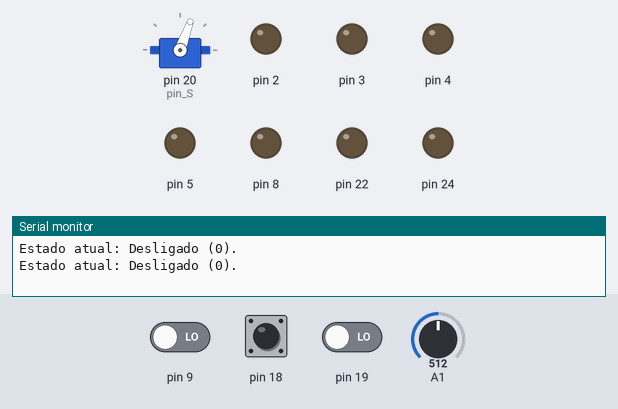
The sketch below on a simulated Arduino Mega 2560, built with avr-gcc and run on an emulated ATmega2560. On the bench: servo, output pins drawn as LEDs (lit = HIGH), the last lines printed to the serial monitor. The inputs (shaded band) are chosen by the test bench; at power-on: pin 18 LOW, A1 = 512, pin 9 LOW, pin 19 LOW.

Above: at 1.2 s.
1.3 s: pin 18 driven HIGH
At 3.6 s:
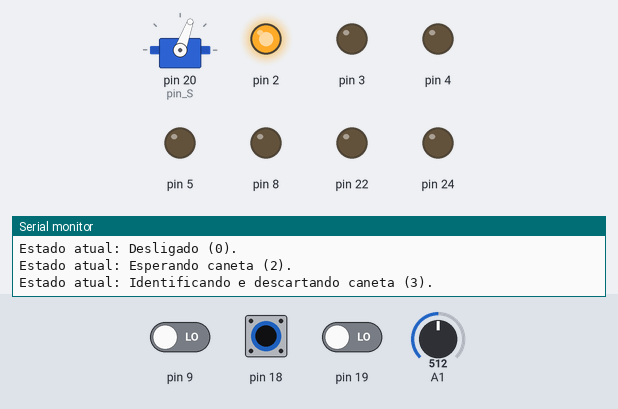
4.3 s: A1 set to 716
At 7.0 s:
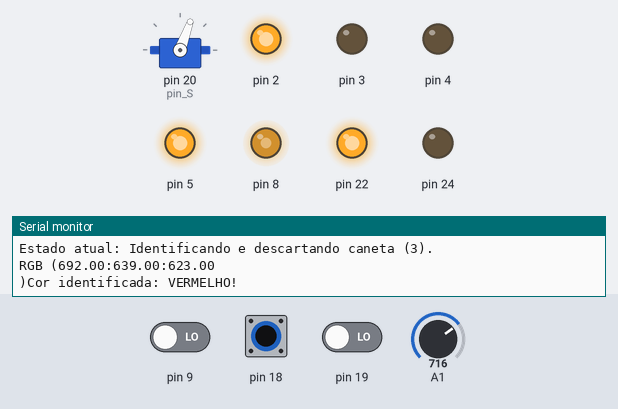
7.3 s: A1 set to 900
At 8.0 s:
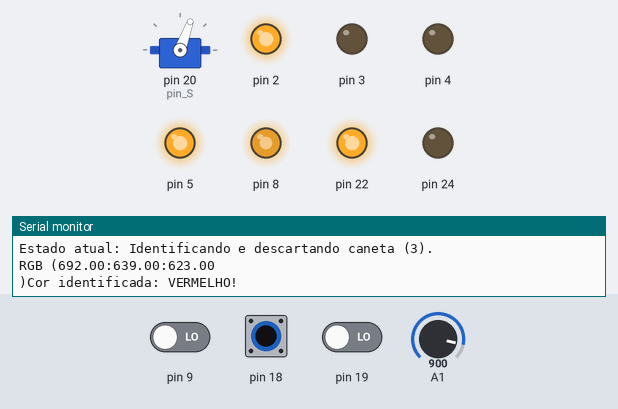
8.8 s: A1 set to 511
At 9.2 s:
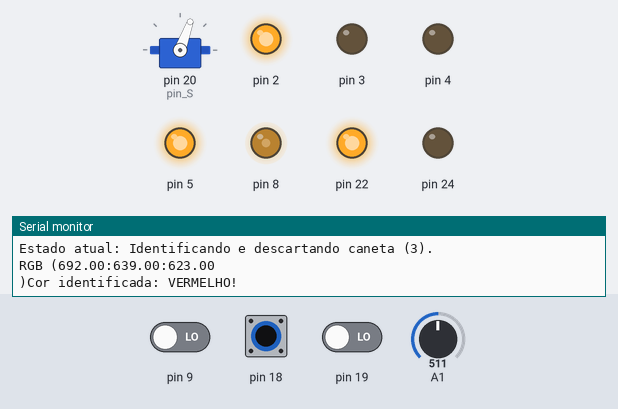
10.3 s: A1 set to 122
At 11.9 s:
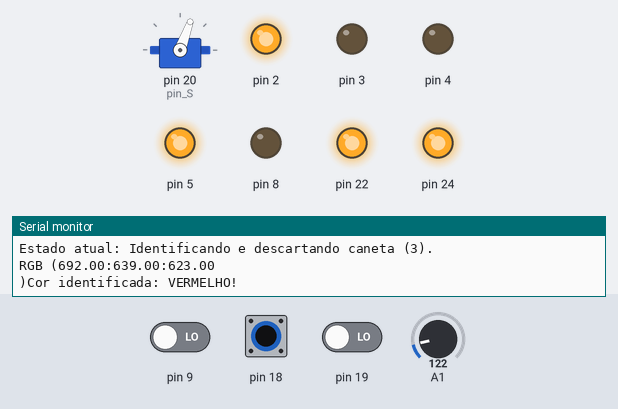
13.0 s: pin 18 pulsed LOW 2 times (0.12 s each, 0.3 s apart)
At 13.5 s:
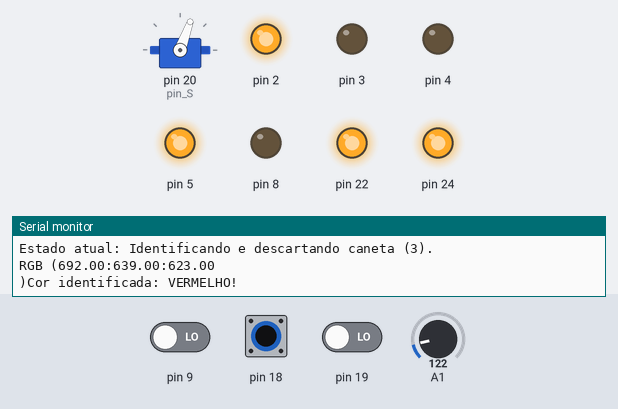
Timing chart, 0 to 16.0 s (numbered marks = the images above; inputs shaded):
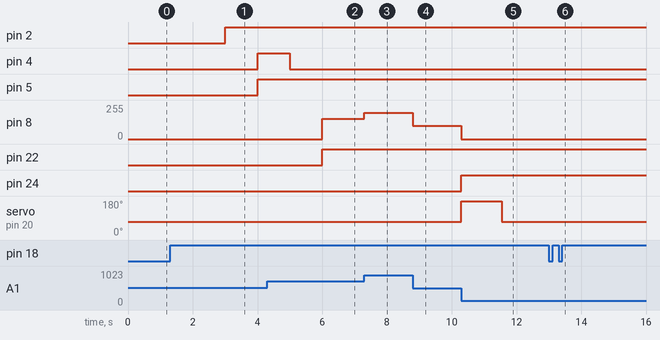

The sketch:

MAIN.ino
```cpp
/*
23/11/18 - Versão final funcional.

- Utilizou-se um Arduino MEGA.
- Os structs foram criados para organizar e facilitar a definição dos pinos de cada componente.
- A interrupção foi criada para ativar e desativar o sistema (ISR_userInterrupt()).
- O código é controlado por uma máquina de estados de 4 estados.
- A função stateMachine() é responsável pela troca de estados, enquanto que stateAction() controla o que acontece em cada estado.
- Estado 0: Desligado. Neste estado, o sistema aguarda o pressionar o botão para ir para o estado 2.
- Estado 2: Aguardando caneta. Neste estado, o sistema aguarda a detecção de uma caneta antes de transitar para o estado 3.
- Estado 3: Identificando e descartando caneta. Neste estado, o sistema identifica a cor da caneta, ativar o controlador e descarta-a, retornando para o estado 2.
- Estado 4: INTERROMPIDO. Neste estado, o botão de interrupção foi pressionado nos estados 2 ou 3, interrompendo a operação do sistema e levando-o para o estado 0.
- Para identificação da cor, foi realizado o mapeamento dos valores lidos pelo sensor para o formato RGB.
- Os valores de mapeamento mínimo e máximo (0 e 255 no modelo RGB) foram coletados realizando ensaios em canetas com as cores preto e branca. Vale ressaltar que o mais adequado seria realizar um ensaio em uma câmara escura com um material mais reflexivo do que o utilizado, portanto a calibração não ficou tão boa quanto o desejado. Uma ideia parecida seria realizar a calibração sugerida no link a seguir: https://arduinoplusplus.wordpress.com/2015/07/15/tcs230tcs3200-sensor-calibration/
- Foi desenvolvido um controlador proporcional, visto que o motor pode ser modelado como um sistema integrador. Isso significa que o sistema é capaz de seguir referências com erro nulo, mas não rejeita totalmente perturbações de tipo degrau e outros. Essas perturbações foram desconsideradas.
- O motor possui zona morta de aproximadamente 1V e uma dinâmica de início que pode ser modelada como um atraso de 0.6s.
*/

#include <Servo.h>

// Sensor de cor (TCS3200):
struct TCS3200 {
    const byte OUT = 9;
    const byte S0 = 2;
    const byte S1 = 3;
    const byte S2 = 4;
    const byte S3 = 5;
    unsigned int RGB[3];  // Valores lidos pelo sensor.
};

// Sensor Infravermelho (detecção de presença):
struct IR {
    const byte OUT = 19;
};

// Motor Driver (Ponte H):
struct PONTEH {
    const byte ENA = 8;
    const byte IN1 = 24;
    const byte IN2 = 22;
};

// Botão simples:
struct BUTTON {
    const byte OUT = 18;  // Interrupt pin. Deve ser um desses (MEGA): 2, 3, 18, 19, 20, 21.
};

// Potenciômetro de 10k:
struct POTENTIOMETER {
    const byte OUT = A1;
};

// Inicialização dos structs para uso dos pinos configurados:
struct TCS3200 T;
struct IR I;
struct PONTEH H;
struct BUTTON B;
struct POTENTIOMETER P;

// Servo:
Servo S;  // Criar objeto para controlar o Servo.
byte pin_S = 20;  // Pino ao qual o OUT do servo está conectado.

// Ajustes de referência para a rampa (em Volts) e para o Servo (em graus):
float R_ref = 0.5; //
float G_ref = 1.5;
float B_ref = 3.5;
int pegar_caneta = 180;  // Graus de ajuste do servo para pegar caneta.
int descartar_caneta = 70;  // Graus de ajuste do servo para descartar caneta.

// Variáveis para o controlador:
float e;  // Erro.
float u;  // Ação de controle.
float r;  // Referência.
float y;  // Saída.
float kp = 1.0;  // Ganho proporcional.
float tol = 0.1;  // Faixa de erro tolerada = [-tol, +tol].
unsigned long t_max = 100;  // Tempo máximo para o controlador convergir.

// Outras variáveis:
unsigned short int current_state;  // define o estado atual.
bool done = false;  // Indica "fim" do processo de descarte das peças.
int t_descarte = 2000;  // Tempo até a caneta percorrer a rampa. Escolhido aleatoriamente.
volatile bool user_interrupt;  // o botao foi pressionado? -> nota: cuidar com interrupção + debounce. (== b).
bool presence_detected;  // alguma presença (caneta) foi detectada pelo sensor IR? (== p).
char color_reading;  // Leitura de cor.


void setup() {
    pinMode(B.OUT, INPUT);
    pinMode(I.OUT, INPUT);
    pinMode(T.OUT, INPUT);
    pinMode(P.OUT, INPUT);
    pinMode(T.S0, OUTPUT);
    pinMode(T.S1, OUTPUT);
    pinMode(T.S2, OUTPUT);
    pinMode(T.S3, OUTPUT);
    pinMode(H.IN1, OUTPUT);
    pinMode(H.IN2, OUTPUT);
    pinMode(H.ENA, OUTPUT);

    S.attach(pin_S);
    S.write(descartar_caneta);  // Iniciar Servo na posição para trancar a caneta.


    // Iniciar o TCS3200 em modo POWER-DOWN (economia de energia).
    digitalWrite(T.S0,LOW);
    digitalWrite(T.S1,LOW);

    // Iniciar no estado 0 (Arduino recém-ligado).
    current_state = 0;

    Serial.begin(9600);

    // Interrupção do botão para ativar ou desativar o projeto:
    attachInterrupt(digitalPinToInterrupt(B.OUT), ISR_userInterrupt, RISING);
}

void loop() {
    stateMachine();
    stateAction();
    delay(1000);  // Delay arbitrário.
}


/* ----- Funções relacionadas à MÁQUINA DE ESTADOS ----- */
// Controla a mudança de estados:
void stateMachine() {
    switch (current_state) {
    case 0:
        if (user_interrupt) {
            current_state = 2;
        }
        break;
    case 2:
        if (user_interrupt) {
            current_state = 4;
        }
        else if (presence_detected) {
            current_state = 3;
        }
        break;
    case 3:
        if (user_interrupt) {
            current_state = 4;
        }
        else if (done) {
            current_state = 2;
        }
        break;
    case 4:
        current_state = 0;
    }
}

// Controla o que acontece em cada estado:
// Nota: os user_interrupt foram colocados devido à interrupção do botão. Dessa forma, a interrupção consegue forçar o estado 4 e evitar que a máquina troque de estados sozinha como se o botão ainda estivesse sendo pressionado. Ou seja, eles servem para resetar o valor de user_interrupt.
void stateAction() {
    switch (current_state) {
    case 0:
        Serial.println("Estado atual: Desligado (0).");
        user_interrupt = false;
        break;

    case 2:
        presence_detected = !digitalRead(I.OUT);
        Serial.println("Estado atual: Esperando caneta (2).");

        user_interrupt = false;
        break;

    case 3:
        Serial.println("Estado atual: Identificando e descartando caneta (3).");
        done = false;
        color_reading = readColor();  // Ativar TCS3200 e identificar a cor.
        r = setRef(color_reading);  // Definir referência [tensão].
        activateController(r);  // Ativar o controlador e posicionar a rampa.

        if (user_interrupt == false) {
            spinServo();  // Girar o servo para pegar e descartar a caneta.
            delay(t_descarte);  // Esperar que a caneta seja descartada antes de processar a próxima.
            done = true;  // Fim do estado 3.
        }
        break;
    case 4:
        Serial.println("Estado atual: INTERROMPIDO (4).");
        user_interrupt = false;
        break;
    }
}


/* ----- Funções relacionadas ao CONTROLADOR ----- */
// Controlador de posição do sistema. Posiciona a rampa:
void activateController(float r) {
    unsigned long t0 = millis();
    unsigned long t = 0;

    // Cálculo preliminar do erro para verificar se é necessário calcular uma ação de controle.
    y = readPot();  // Saída de tensão do potenciômetro em [Volts].
    e = (r - y);  // Erro [Volts].

    // Parar o motor quando a rampa estiver posicionada com erro aceitável ou quando o tempo ultrapassar um valor limite.
    while( ((e < -tol) || (e > tol)) || (t < t_max) ) {
        y = readPot();  // Saída de tensão do potenciômetro em [Volts].
        e = r - y;  // Erro [Volts].
        u = U(e);  // Ação de controle [bits].

        // Se não houve interrupção do usuário, enviar 'u'. Caso contrário, finaliza o controlador.
        if(user_interrupt == false) {
            analogWrite(H.ENA, (int) u);
        }
        else {
            break;
        }
        t = t0 - millis();  // Calcular quanto tempo se passou desde que o controlador foi ativado.
    }
    stop_motor();  // Freiar o motor.
    return;
}

// Calcula e ajusta a ação de controle:
float U(float e) {
    u = kp*e;  // Ação de controle proporcional [Volts].
    u = spin_direction(u);  // Configura a Ponte H para que o motor gire no sentido adequado.
    u = bias(u);  // BIAS para resolver o problema da zona-morta.
    u = saturate(u);  // Garantir que 'u' opere na faixa [0, 5]V.
    u = rescale(u, 0.0, 5.0, 0.0, 255.0);  // Conversão para [bits].
    return u;
}

// Configura a Ponte H para que o motor gire no sentido adequado de acordo com a ação de controle calculada:
float spin_direction(float u) {
    if (u >= 0.0) { // Sentido Horário
        digitalWrite(H.IN1, HIGH);
        digitalWrite(H.IN2, LOW);
        return u;
    }
    else if (u < 0.0) { // Sentido Anti-Horário
        digitalWrite(H.IN1, LOW);
        digitalWrite(H.IN2, HIGH);
        return -u;
    }
}

// BIAS para resolver o problema da zona-morta:
float bias(float u) {
    if (u < 1.5) { // A zona-morta do motor utilizado é de aproximadamente 1V.
        u = u + 1.5;
    }
    return u;
}

// Limita 'u' à faixa [0, 5]V:
float saturate(float u) {
    if (u > 5.0) {
        u = 5.0;
    }
    else if (u < 0) {
        u = 0.0;
    }
    return u;
}

// Enviar 0V ao motor e configurar a Ponte H de forma a freiar o motor:
void stop_motor() {
    analogWrite(H.ENA, 0);
    digitalWrite(H.IN1, HIGH);
    digitalWrite(H.IN2, HIGH);
}

// Ler tensão de saída do potenciômetro e converter para [Volts]:
float readPot() {
    float pot_read = analogRead(P.OUT);  // Leitura de tensão na saída do potenciômetro [bits].
    pot_read = rescale(pot_read, 0.0, 1023.0, 0.0, 5.0);  // Conversão para [Volts].
    return pot_read;
}

// Definir referência do controlador com base na cor detectada:
float setRef(char color) {
    if (color == 'R') {
        return R_ref;
    }
    else if (color == 'G') {
        return G_ref;
    }
    else if (color == 'B') {
        return B_ref;
    }
}


/* ----- Funções relacionadas ao TCS3200 e ao SERVO ----- */
// Ativar o TCS3200 e identificar a cor:
char readColor() {
    // Modo POWER-ON:
    digitalWrite(T.S0,HIGH);
    digitalWrite(T.S1,LOW);

    // RED:
    digitalWrite(T.S2,LOW);
    digitalWrite(T.S3,LOW);
    T.RGB[0] = pulseIn(T.OUT, LOW);

    // GREEN:
    digitalWrite(T.S2,HIGH);
    digitalWrite(T.S3,HIGH);
    T.RGB[1] = pulseIn(T.OUT, LOW);

    // BLUE:
    digitalWrite(T.S2,LOW);
    digitalWrite(T.S3,HIGH);
    T.RGB[2] = pulseIn(T.OUT, LOW);

    // Conversão para formato RGB [0, 255]:
    T.RGB[0] = map(T.RGB[0], 108.0, 171.0, 255, 0);
    T.RGB[1] = map(T.RGB[1], 116.0, 193.0, 255, 0);
    T.RGB[2] = map(T.RGB[2], 78.0, 132.0, 255, 0);

    plotRGB(T.RGB[0], T.RGB[1], T.RGB[2]);

    // Identificar a cor detectada:
    if ((T.RGB[0] > T.RGB[2]) && (T.RGB[0] > T.RGB[1])) {
        Serial.println("Cor identificada: VERMELHO!");
        return 'R';
    } else if (T.RGB[1] > T.RGB[2] && T.RGB[1] > T.RGB[0]) {
        Serial.println("Cor identificada: VERDE!");
        return 'G';
    } else {
        Serial.println("Cor identificada: AZUL!");
        return 'B';
    };
}

// Imprime no monitor serial os valores RGB identificados:
void plotRGB(float R, float G, float B) {
    Serial.print("RGB");
    Serial.print(" (");
    Serial.print(R);
    Serial.print(':');
    Serial.print(G);
    Serial.print(':');
    Serial.println(B);
    Serial.print(')');
}

// Gira o Servo Motor de forma a pegar a caneta e descarta-la:
void spinServo() {
    S.write(pegar_caneta);
    delay(1250);
    S.write(descartar_caneta);
    delay(1250);
}


/* ----- Funções relacionadas às INTERRUPÇÕES ----- */
// Interrupção do botão (liga/desliga/parar):
void ISR_userInterrupt() {
    user_interrupt = true;
}


/* ----- Funções extras ----- */
// "Map" implementado para floats:
float rescale(float x, float in_min, float in_max, float out_min, float out_max) {
    return (x - in_min)*(out_max - out_min)/(in_max - in_min) + out_min;
}
```

Measured:
- after the input at 1.3 s, pin 2: LOW → HIGH after 1.7 s; pin 4, pin 5: LOW → HIGH after 2.7 s
- after the input at 4.3 s, pin 8: 0/255 → 152/255 after 1.7 s
- after the input at 7.3 s, pin 8: 152/255 → 198/255 at once
- after the input at 8.8 s, pin 8: 198/255 → 101/255 at once
- after the input at 10.3 s, pin 8: 101/255 → 0/255 at once; pin 24: LOW → HIGH at once; servo on pin 20 (pin_S): 70° → 180° at once, → 70° 1.3 s later
- after the input at 13.0 s, pin 5: stays HIGH (without the input it goes to LOW after 3.8 s)
